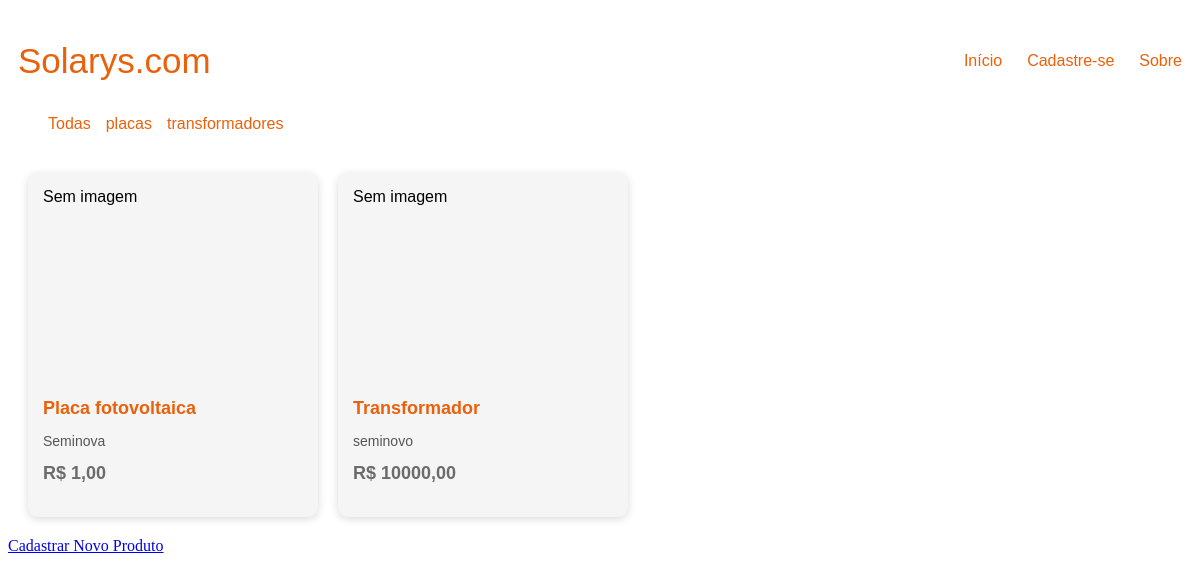
The app's page /, older data.
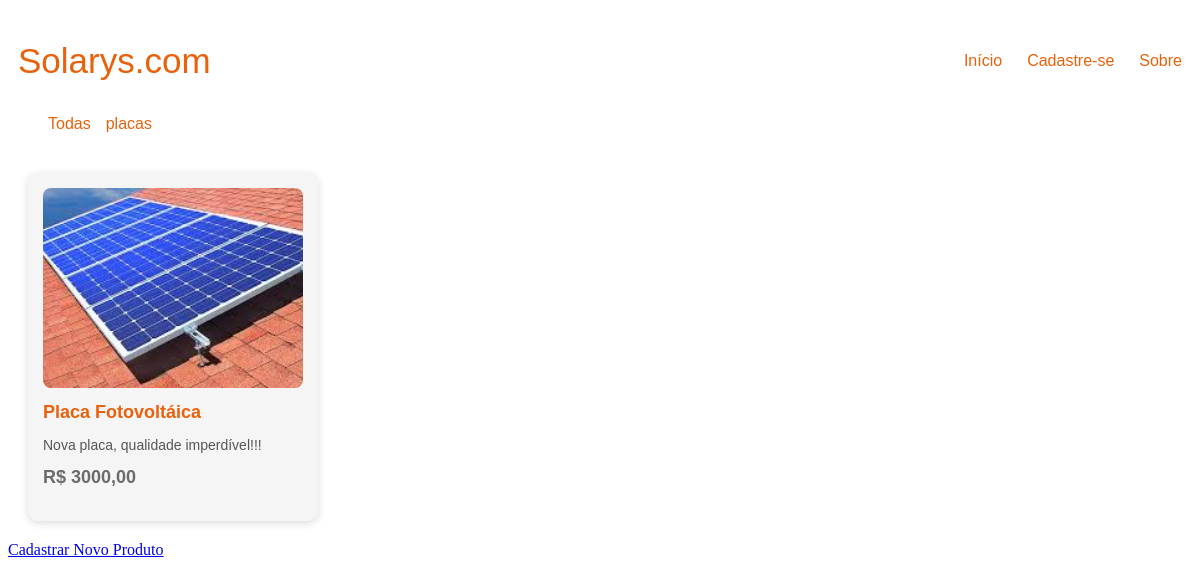
The same page, newer data.
### market/models.py (models this page shows, shortened)
class Produto(models.Model):
    nome = models.CharField(max_length=150)
    categoria = models.CharField(max_length=100)
    descricao = models.TextField()
    preco = models.DecimalField(max_digits=10, decimal_places=2)
    estoque = models.PositiveIntegerField()
    imagem = models.ImageField(upload_to='produtos/', blank=True, null=True)

### market/views.py (the view)
# urls.py: path('', views.index, name='index'),
def index(request):
    categoria = request.GET.get('categoria')
    categorias = Produto.objects.values_list('categoria', flat=True).distinct()
    if categoria:
        produtos = Produto.objects.filter(categoria=categoria)
    else:
        produtos = Produto.objects.all()
    return render(request, 'index.html', {
        'produtos': produtos,
        'categorias': categorias,
        'categoria_selecionada': categoria
    })

### market/templates/index.html (shortened to what this page needs)
<!DOCTYPE html>
<html lang="en">
<head>
</head>
<body>
    {% load static %}
    {% include 'header.html' %}
    <div>
        {% include 'filtro.html' %}
    </div>
    <div>
        {% include 'produtos.html' %}
</body>
</html>

### market/templates/produtos.html
{% load static %}
<link rel="stylesheet" href="{% static 'css/prod.css' %}">
<body>
    <div class="lista-produtos">
        {% for produto in produtos %}
            <div class="card-produto">
                {% if produto.imagem %}
                    <img src="{{ produto.imagem.url }}" class="img-produto">
                {% else %}
                    <div class="sem-imagem">Sem imagem</div>
                {% endif %}
                <h3>{{ produto.nome }}</h3>
                <p class="descricao">{{ produto.descricao }}</p>
                <p class="preco">R$ {{ produto.preco }}</p>
            </div>
        {% endfor %}
    </div>
    <a href="{% url 'cadastro_produto' %}">Cadastrar Novo Produto</a>
</body>
</html>

Row changes from the older to the newer data that the page shows:
removed Produto: imagem "Sem imagem", nome "Placa fotovoltaica", descricao "Seminova", preco "1,00"
removed Produto: imagem "Sem imagem", nome "Transformador", descricao "seminovo", preco "10000,00"
added Produto: imagem (picture), nome "Placa Fotovoltáica", descricao "Nova placa, qualidade imperdível!!!", preco "3000,00"
Text that changed along with them:
list line gone: "transformadores"
